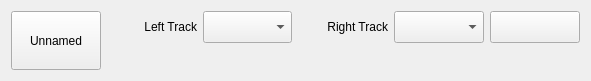
<?xml version="1.0" encoding="UTF-8"?>
<ui version="4.0">
 <class>TrackedMtlobeWidget</class>
 <widget class="QWidget" name="TrackedMtlobeWidget">
  <property name="geometry">
   <rect>
    <x>0</x>
    <y>0</y>
    <width>591</width>
    <height>81</height>
   </rect>
  </property>
  <property name="windowTitle">
   <string>Form</string>
  </property>
  <layout class="QGridLayout" name="gridLayout">
   <item row="0" column="0" rowspan="2">
    <widget class="QPushButton" name="pushButtonName">
     <property name="sizePolicy">
      <sizepolicy hsizetype="Minimum" vsizetype="Minimum">
       <horstretch>0</horstretch>
       <verstretch>0</verstretch>
      </sizepolicy>
     </property>
     <property name="toolTip">
      <string>Click to change the name of this actuator</string>
     </property>
     <property name="text">
      <string>Unnamed</string>
     </property>
    </widget>
   </item>
   <item row="0" column="1">
    <widget class="QLabel" name="label">
     <property name="sizePolicy">
      <sizepolicy hsizetype="Minimum" vsizetype="Minimum">
       <horstretch>0</horstretch>
       <verstretch>0</verstretch>
      </sizepolicy>
     </property>
     <property name="text">
      <string>Left Track</string>
     </property>
     <property name="alignment">
      <set>Qt::AlignRight|Qt::AlignTrailing|Qt::AlignVCenter</set>
     </property>
    </widget>
   </item>
   <item row="0" column="2">
    <widget class="ActuatorSelector" name="comboBoxLeftTrackPin">
     <property name="enabled">
      <bool>true</bool>
     </property>
     <property name="sizePolicy">
      <sizepolicy hsizetype="Minimum" vsizetype="Minimum">
       <horstretch>0</horstretch>
       <verstretch>0</verstretch>
      </sizepolicy>
     </property>
     <property name="toolTip">
      <string>The actuator responsible for steering the forward facing set of wheels.</string>
     </property>
    </widget>
   </item>
   <item row="0" column="3">
    <widget class="QLabel" name="label_3">
     <property name="sizePolicy">
      <sizepolicy hsizetype="Minimum" vsizetype="Minimum">
       <horstretch>0</horstretch>
       <verstretch>0</verstretch>
      </sizepolicy>
     </property>
     <property name="text">
      <string>Right Track</string>
     </property>
     <property name="alignment">
      <set>Qt::AlignRight|Qt::AlignTrailing|Qt::AlignVCenter</set>
     </property>
    </widget>
   </item>
   <item row="0" column="4">
    <widget class="ActuatorSelector" name="comboBoxRightTrackPin">
     <property name="enabled">
      <bool>true</bool>
     </property>
     <property name="sizePolicy">
      <sizepolicy hsizetype="Minimum" vsizetype="Minimum">
       <horstretch>0</horstretch>
       <verstretch>0</verstretch>
      </sizepolicy>
     </property>
     <property name="toolTip">
      <string>The actuator responsible for steering the backward facing set of wheels.</string>
     </property>
    </widget>
   </item>
   <item row="0" column="5">
    <widget class="QPushButton" name="pushButtonDelete">
     <property name="sizePolicy">
      <sizepolicy hsizetype="Minimum" vsizetype="Minimum">
       <horstretch>0</horstretch>
       <verstretch>0</verstretch>
      </sizepolicy>
     </property>
     <property name="minimumSize">
      <size>
       <width>32</width>
       <height>32</height>
      </size>
     </property>
     <property name="text">
      <string/>
     </property>
     <property name="icon">
      <iconset>
       <normaloff>:/icons/trash.svg</normaloff>:/icons/trash.svg</iconset>
     </property>
    </widget>
   </item>
  </layout>
 </widget>
 <customwidgets>
  <customwidget>
   <class>ActuatorSelector</class>
   <extends>QComboBox</extends>
   <header location="global">widgets/ardumy/ActuatorSelector.hpp</header>
  </customwidget>
 </customwidgets>
 <resources/>
 <connections/>
</ui>
